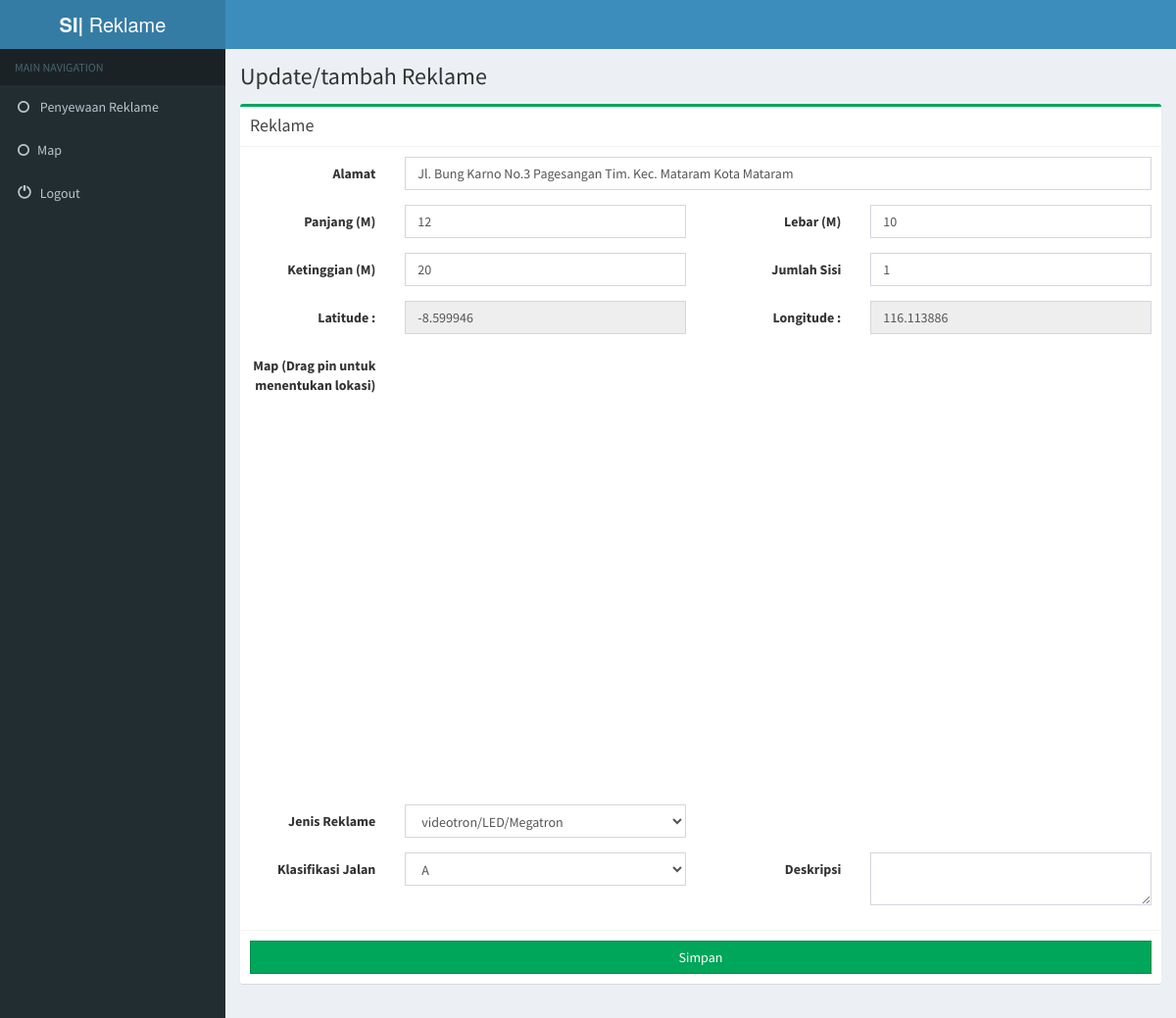
The app's page /index.php/Reklame/form/1 with its own data.
### tables this page shows
CREATE TABLE `reklame` (
  `id_reklame` int(4) NOT NULL,
  `id_jenis_reklame` int(3) NOT NULL,
  `jumlah_sisi` int(1) NOT NULL,
  `alamat` varchar(100) NOT NULL,
  `latitude` varchar(15) NOT NULL,
  `longitude` varchar(15) NOT NULL,
  `deskripsi` varchar(255) NOT NULL,
  `foto` varchar(30) NOT NULL,
  `panjang` int(4) NOT NULL COMMENT 'meter',
  `lebar` int(4) NOT NULL COMMENT 'meter',
  `ketinggian` int(4) NOT NULL COMMENT 'meter',
  `klasifikasi_jalan` varchar(1) NOT NULL
);

CREATE TABLE `jenis_reklame` (
  `id_jenis` int(11) NOT NULL,
  `nama` varchar(200) NOT NULL
);

### application/controllers/Reklame.php (called while the page is built, shortened)
<?php
class Reklame extends CI_Controller
{
	public function form($id_reklame=null)
	{
		$data = array( );
		$jenis_reklame= $this->M_jenis_reklame->getAll();
		if ($id_reklame==null)
		{
			$data['data'] = array(
				'alamat'=>null,
				'id_reklame'=>null,
				'panjang'=>null,
				'lebar'=>null,
				'ketinggian'=>null,
				'id_jenis_reklame'=>null,
				'jenis_reklame'=>$jenis_reklame,
				'latitude'=>null,
				'longitude'=>null,
				'deskripsi'=>null,
				'jumlah_sisi'=>null,
				'klasifikasi_jalan'=>null,
			);
		}
		else
		{
			$where = array('id_reklame' => $id_reklame );
			$data['data'] = $this->M_Reklame->detail($where)->row_array();
			$data['data']['jenis_reklame'] = $jenis_reklame;
		}
		$data['map']=$this->M_map->getMapKosong();
		$this->load->view('include/header');
		$this->load->view('reklame/form',$data);
		$this->load->view('include/footer');
	}
}

### index.php (called while the page is built, shortened)
<?php
require_once BASEPATH.'core/CodeIgniter.php';

### application/models/M_map.php (called while the page is built, shortened)
<?php
class M_map extends CI_Model
{
        function getMapKosong()
        {
                $config['center'] = '-8.581252, 116.105441';
                $config['zoom'] = 14;
                $this->googlemaps->initialize($config);
                $marker = array();
                $marker['position'] = '-8.581252, 116.105441';
                $marker['draggable'] = true;
                $marker['ondragend'] = '$(\'#latitude\').val(event.latLng.lat()); $(\'#longitude\').val(event.latLng.lng());';
                $this->googlemaps->add_marker($marker);
                $data = $this->googlemaps->create_map();
                return $data;
        }
}
?>

### application/models/M_Reklame.php (called while the page is built, shortened)
<?php
class M_Reklame extends CI_Model
{
	function detail($where)
	{
		$this->db->where($where);
		return $this->db->get('reklame');
	}
}
?>

### application/models/M_jenis_reklame.php (called while the page is built, shortened)
<?php
class M_jenis_reklame extends CI_Model
{
	function getAll()
	{
	  $query = $this->db->get('jenis_reklame');
	  return $query->result_array();
	}
}
?>

### application/views/reklame/form.php (the view, shortened to what this page needs)
<body class="hold-transition skin-blue sidebar-mini">
<div class="wrapper">
  <div class="content-wrapper">
    <section class="content-header">
      <h1> Update/tambah Reklame </h1>
    </section>
    <section class="content">
      <form class="form-horizontal" action="<?php echo base_url('index.php/Reklame/save'); ?>" method="post" name="myForm">
        <div class="row">
          <div class="col-md-12">
            <div class="box box-success">
              <div class="box-header with-border">
                <h3 class="box-title">Reklame</h3>
              </div>
                <div class="box-body">
                  <div class="form-group">
                    <label for="inputPassword3" class="col-sm-2 control-label">Alamat</label>
                    <div class="col-sm-10">
                      <input type="text" class="form-control" name="alamat" value="<?php echo $data['alamat'] ?>" required>
                    </div>
                  </div>
                   <div class="form-group">
                    <label for="inputPassword3" class="col-sm-2 control-label">Panjang (M)</label>
                    <div class="col-sm-4">
                      <input type="number" class="form-control" name="panjang" value="<?php echo $data['panjang'] ?>" required>
                    </div>
                     <label for="inputPassword3" class="col-sm-2 control-label">Lebar (M)</label>
                    <div class="col-sm-4">
                      <input type="number" class="form-control" name="lebar" value="<?php echo $data['lebar'] ?>" required>
                    </div>
                  </div>
                   <div class="form-group">
                    <label for="inputPassword3" class="col-sm-2 control-label">Ketinggian (M)</label>
                    <div class="col-sm-4">
                      <input type="number" class="form-control" name="ketinggian" value="<?php echo $data['ketinggian'] ?>" required>
                    </div>
                     <label for="inputPassword3" class="col-sm-2 control-label">Jumlah Sisi</label>
                    <div class="col-sm-4">
                      <input type="number" class="form-control" name="jumlah_sisi" value="<?php echo $data['jumlah_sisi'] ?>" required>
                    </div>
                  </div>
                   <div class="form-group">
                    <label for="inputPassword3" class="col-sm-2 control-label">Latitude : </label>
                    <div class="col-sm-4">
                        <input type="text" class="form-control" name="latitude" id="latitude" value="<?php echo $data['latitude'] ?>" required readonly>
                    </div>
                     <label for="inputPassword3" class="col-sm-2 control-label">Longitude : </label>
                    <div class="col-sm-4">
                        <input type="text" class="form-control" name="longitude" id="longitude" value="<?php echo $data['longitude'] ?>" required readonly>
                    </div>
                  </div>
                  <div class="form-group">
                    <label for="inputPassword3" class="col-sm-2 control-label">Map (Drag pin untuk menentukan lokasi) </label>
                    <div class="col-sm-10">
                          <?php echo $map['html'];?>
                    </div>
                  </div>
                   <div class="form-group">
                    <label for="inputPassword3" class="col-sm-2 control-label">Jenis Reklame</label>
                    <div class="col-sm-4">
                        <select name="id_jenis_reklame" class="form-control">
                          <?php foreach ($data['jenis_reklame'] as $key ): ?>
                             <option value="<?php echo $key['id_jenis'] ?>" <?php if($data['id_jenis_reklame']==$key['id_jenis']){ echo "selected";} ?>><?php echo $key['nama']; ?></option>
                          <?php endforeach ?>
                        </select>
                    </div>
                  </div>
                  <div class="form-group">
                      <label for="inputPassword3" class="col-sm-2 control-label">Klasifikasi Jalan</label>
                      <div class="col-sm-4">
                        <select name="klasifikasi_jalan" class="form-control">
                          <option value="A" <?php if($data['klasifikasi_jalan']=="A"){ echo "selected";} ?>>A</option>
                        </select>
                      </div>
                        <label for="inputPassword3" class="col-sm-2 control-label">Deskripsi</label>
                        <div class="col-sm-4">
                          <textarea name="deskripsi" class="form-control"><?php echo $data['deskripsi']; ?></textarea>
                        </div>
                    </div>
                </div>
                <div class="box-footer">
                    <button type="submit" class="btn btn-success btn-block btn-flat" id="submit">Simpan</button>
                </div>
              </div>
          </div>
        </div>
        </form>
    </section>
      </div>
    </div>
  </body>

### records on screen
reklame: alamat "Jl. Bung Karno No.3 Pagesangan Tim. Kec. Mataram Kota Mataram", panjang "12", lebar "10", ketinggian "20", jumlah_sisi "1", latitude "-8.599946", longitude "116.113886", id_jenis_reklame "videotron/LED/Megatron", klasifikasi_jalan "A"
